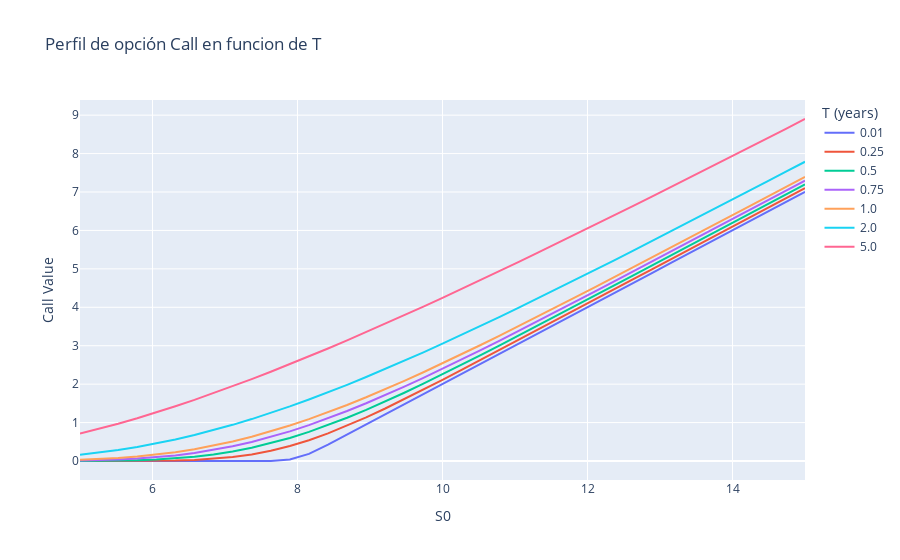

Notebook source saved alongside this figure:
### Code cell
# Crear el gráfico

fig = opt_pays.plot(title='Perfil de opción Call en funcion de T',
                 labels=dict(index="S0", value="Call Value", variable="T (years)"))
#fig.add_trace(go.Scatter(x=s0, y=np.maximum(s0-K, 0), mode="lines"))

fig.show()
